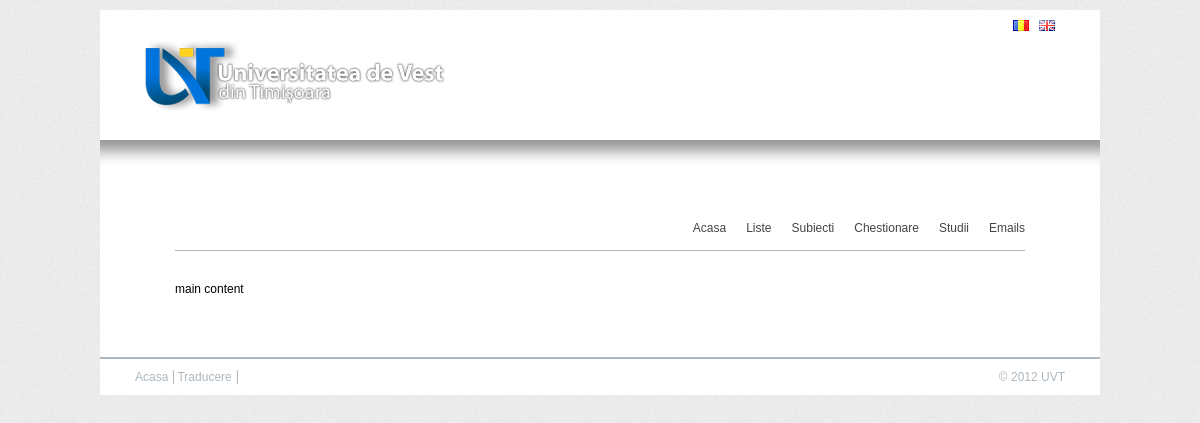
/admin/main.php, run on the app's committed database.
### tables this page shows
CREATE TABLE `texts` (
  `id` int(11) NOT NULL auto_increment,
  `mydata` text,
  `ro` varchar(255) NOT NULL,
  PRIMARY KEY  (`id`),
  KEY `mydata` (`mydata`(333))
);

### includes/functions.php (the view, shortened to what this page needs)
<?php
function __($txt) {
   global $lang;
   $result = mysql_query("select * from texts where `mydata` ='".mysql_real_escape_string(htmlspecialchars($txt))."' ");
   if (!mysql_num_rows($result)) {
      mysql_query("insert into texts (`mydata`) values ('".mysql_real_escape_string(htmlspecialchars($txt))."') ");
   } else {
	 if ($lang == 'ro') {
	    $row = mysql_fetch_array($result);
	    $txt_ro = $row['ro'];
	    if($txt_ro != NULL) {
		  $txt = $txt_ro;
	    }
	 }
   }
   echo $txt;
}
?>

### css/uvt.css (style rules this page uses)
body { background:url("../images/background.png") repeat left top; font-family: Arial,Tahoma,Verdana,sans-serif; font-size: 12px; line-height:16px; }

### data on the page
texts: ro "Acasa Acasa"
texts: ro "Liste"
texts: ro "Subiecti"
texts: ro "Chestionare"
texts: ro "Studii"
texts: ro "Emails"
texts: ro "Traducere"
